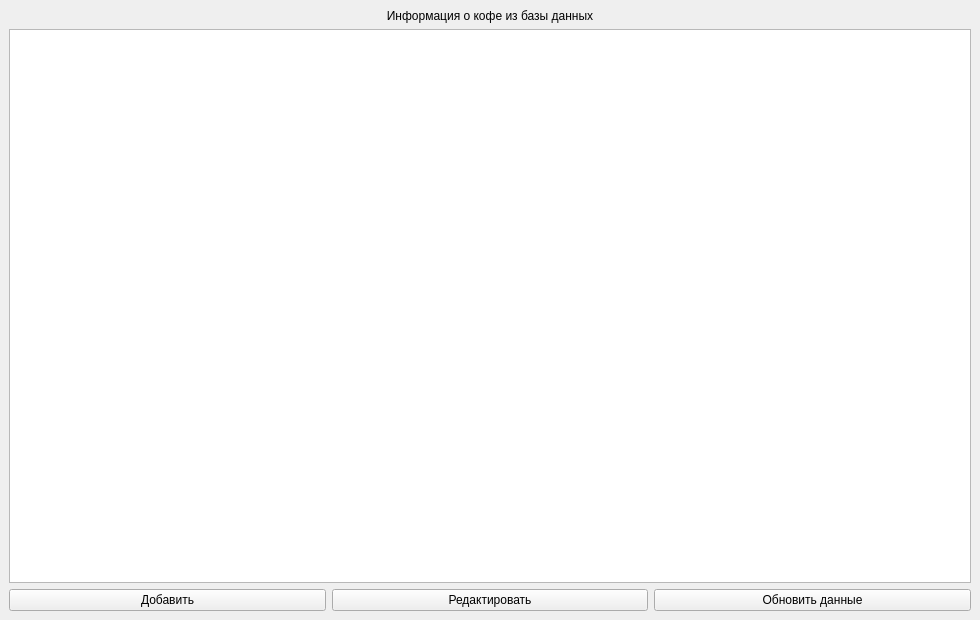
<?xml version="1.0" encoding="UTF-8"?>
<ui version="4.0">
 <class>MainWindow</class>
 <widget class="QMainWindow" name="MainWindow">
  <property name="geometry">
   <rect>
    <x>0</x>
    <y>0</y>
    <width>980</width>
    <height>620</height>
   </rect>
  </property>
  <property name="windowTitle">
   <string>Каталог кофе</string>
  </property>
  <widget class="QWidget" name="centralwidget">
   <layout class="QVBoxLayout" name="verticalLayout">
    <item>
     <widget class="QLabel" name="title_label">
      <property name="text">
       <string>Информация о кофе из базы данных</string>
      </property>
      <property name="alignment">
       <set>Qt::AlignCenter</set>
      </property>
     </widget>
    </item>
    <item>
     <widget class="QTableWidget" name="coffee_table"/>
    </item>
    <item>
     <layout class="QHBoxLayout" name="buttons_layout">
      <item>
       <widget class="QPushButton" name="add_button">
        <property name="text">
         <string>Добавить</string>
        </property>
       </widget>
      </item>
      <item>
       <widget class="QPushButton" name="edit_button">
        <property name="text">
         <string>Редактировать</string>
        </property>
       </widget>
      </item>
      <item>
       <widget class="QPushButton" name="refresh_button">
        <property name="text">
         <string>Обновить данные</string>
        </property>
       </widget>
      </item>
     </layout>
    </item>
   </layout>
  </widget>
 </widget>
 <resources/>
 <connections/>
</ui>
